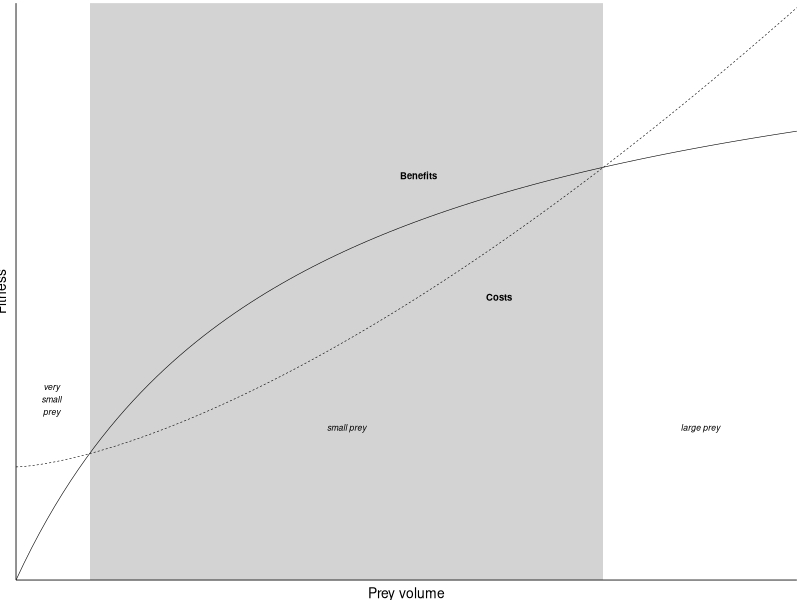

The R script that drew this image:
# TODO: Add comment
# 
# Author: user
###############################################################################

# good website with dets how to draw functions with ggplot
#https://kohske.wordpress.com/2010/12/25/draw-function-without-data-in-ggplot2/

library(ggplot2)
library(grid)

mytheme <-theme_bw(base_size=10)  + theme(legend.position="none", plot.title = element_text(vjust=2), 
		axis.title.y = element_text(vjust=0.80, size = 10), axis.title.x = element_text(vjust = 0.95, size = 10), plot.margin=unit(c(0.08, 0.08, -0.05, -0.15),"cm"),  axis.ticks = element_blank(),
		panel.grid.major = element_blank(), panel.grid.minor = element_blank(), panel.border = element_blank(),  axis.text.y = element_blank(), axis.text.x = element_blank(),
		axis.line = element_line(colour = "grey4", linetype=1, size = 0.3)) +  theme(strip.background = element_rect(fill = 'white'))


## good constants chosen to illistrate my point!

A = 0.85
CostZero = 0.2
CostFun = function(x)(A * x ^(3/2)) + CostZero

BenConst = 0.35 # initial intake rate
FdMax = 1.08

BenFun = function(x)(FdMax * x)/ (BenConst  + x)
pMin = 0.0913059# min x of grey box
pMax = 0.729797 # mas x of grey box
anTxSz = 2.2
smp = (pMax-pMin)/2 + pMin

setEPS()
	
#pdf("RuthEcuador2013/BoxFeedingTrials/Graphs/ModelGraph.pdf", width =10, height =10, unit)

postscript("RuthEcuador2013/BoxFeedingTrials/Graphs/Sharpe_f4.eps",width = 2.76, height = 2.76)

#postscript is the other option but can't find way to increase resolution
# CairoPS but makes PS files not eps files
#http://thepoliticalmethodologist.com/2013/11/25/making-high-resolution-graphics-for-academic-publishing/



ggplot(data.frame(x=c(0, 0.97)), aes(x)) +  annotate("rect", xmin = pMin, xmax= pMax, ymin = 0, ymax = 1.02, fill = "light grey") +
		stat_function(fun=CostFun, aes(linetype = "Cost"), size = 0.2) + stat_function(fun = BenFun, aes(linetype = "Benefit"), size = 0.2) +
		xlab("Prey volume") + ylab("Fitness") + mytheme   +
		scale_x_continuous(expand = c(0, 0)) + scale_y_continuous(expand = c(0, 0)) + 
		annotate("text", x = 0.60, y = 0.50, label = "Costs", fontface = "bold", size = anTxSz +0.2) + 
		annotate("text", x = 0.044, y = 0.32, label = "very\nsmall\nprey", size = anTxSz, fontface= 'italic') + 
		annotate("text", x = smp, y = 0.27, label = "small prey", size = anTxSz, fontface= 'italic') +
		annotate("text", x = 0.85, y = 0.27, label = "large prey", size = anTxSz, fontface= 'italic') +
		annotate("text", x = 0.50, y = 0.715, label = "Benefits", fontface = "bold", size = anTxSz + 0.2)

# geom_vline(xintercept = pMin, linetype = 3, colour = "grey31", size = 0.5)
#geom_vline(xintercept = pMax, linetype = 3, colour = "grey31", size = 0.5) + 
#+ annotate("text", x = 0.115, y = 0.03, label = "PS min", size = 3.5 ) + annotate("text", x = 0.72, y = 0.03, label = "PS max", size = 3.5)
dev.off()